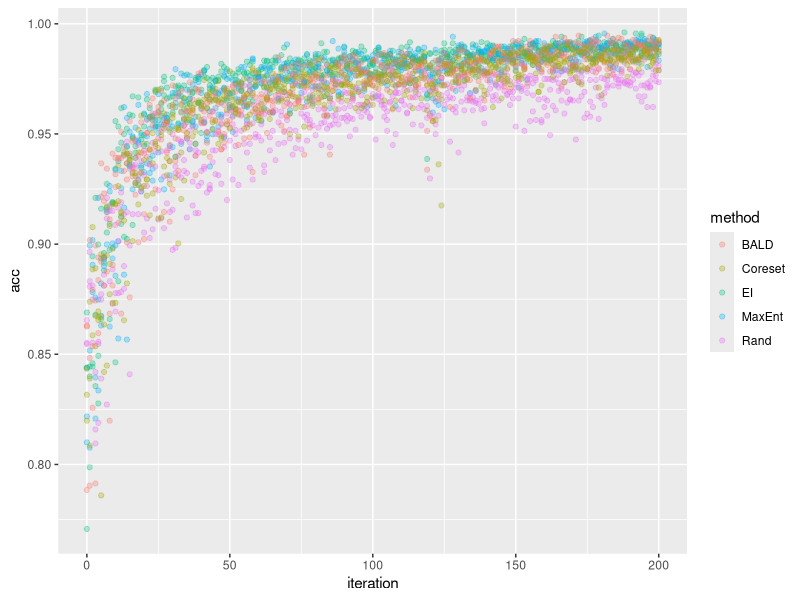
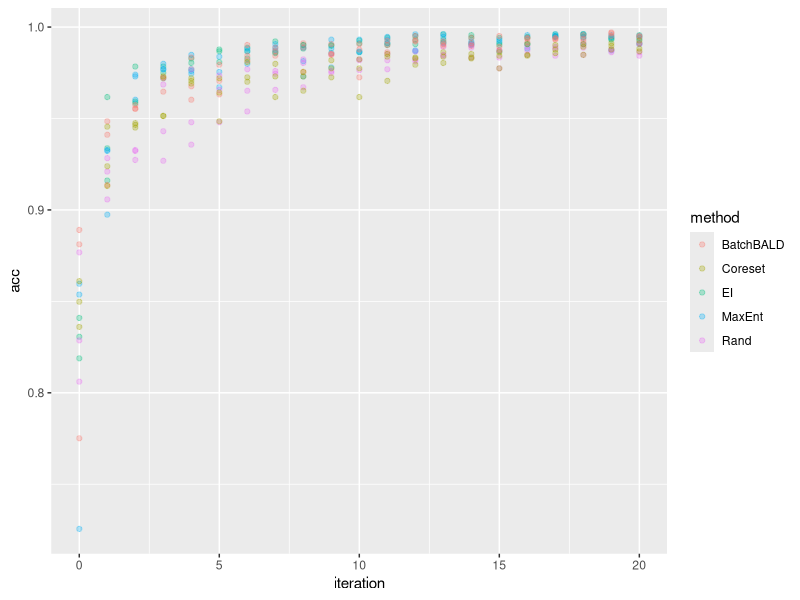
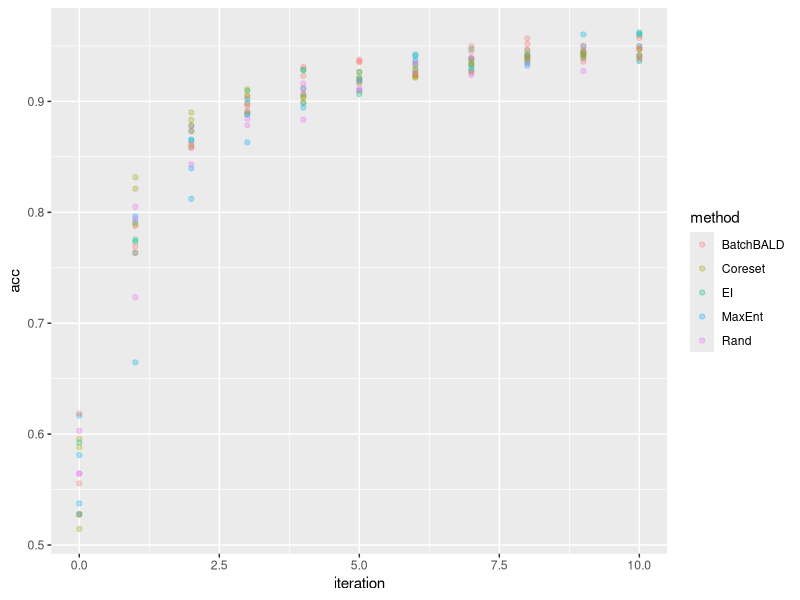

Generate these figures, in order, with R:
## ---- chunk 1
library(readxl)
require(openxlsx)
require(tidyverse)
#dat = read_excel("CNN_AL_Performance.xlsx")
dat = read.xlsx("CNN_AL_Performance.xlsx", 4)
dat %>% rename(iteration = X1)
## ---- chunk 2
tidydat = dat %>% rename(iteration = X1) %>% 
  gather(experiment, acc, -iteration) %>%
  separate(experiment, c("method","metric","dat","rep"), sep= "_") %>% 
  select(-metric, -dat)

tidydat %>% ggplot(aes(iteration, acc, col = method)) + geom_point(alpha=0.3)
## ---- chunk 3
require(lme4)
filt_dat = tidydat %>% filter(method %in% c("EI","MaxEnt")) %>% mutate(iteration = as.factor(iteration))
alt_model = lme4::lmer( acc ~ method + (1|iteration), filt_dat, REML = F )
alt_model
null_model = lme4::lmer( acc ~ (1|iteration), filt_dat, REML = F  )
anova_lmm = anova(alt_model, null_model)
anova_lmm
anova_lmm$`Pr(>Chisq)`[2]
## ---- chunk 4
require(lme4)
filt_dat = tidydat %>% filter(method %in% c("EI","Rand")) %>% mutate(iteration = as.factor(iteration))
alt_model = lme4::lmer( acc ~ method + (1|iteration), filt_dat, REML = F )
alt_model
null_model = lme4::lmer( acc ~ (1|iteration), filt_dat, REML = F  )
anova_lmm = anova(alt_model, null_model)
anova_lmm
anova_lmm$`Pr(>Chisq)`[2]
## ---- chunk 5
require(lme4)
filt_dat = tidydat %>% filter(method %in% c("EI","BALD")) %>% mutate(iteration = as.factor(iteration))
alt_model = lme4::lmer( acc ~ method + (1|iteration), filt_dat, REML = F )
alt_model
null_model = lme4::lmer( acc ~ (1|iteration), filt_dat, REML = F  )
anova_lmm = anova(alt_model, null_model)
anova_lmm
anova_lmm$`Pr(>Chisq)`[2]
## ---- chunk 6
require(lme4)
filt_dat = tidydat %>% filter(method %in% c("EI","Coreset")) %>% mutate(iteration = as.factor(iteration))
alt_model = lme4::lmer( acc ~ method + (1|iteration), filt_dat, REML = F )
alt_model
null_model = lme4::lmer( acc ~ (1|iteration), filt_dat, REML = F  )
anova_lmm = anova(alt_model, null_model)
anova_lmm
anova_lmm$`Pr(>Chisq)`[2]
## ---- chunk 7
library(readxl)
require(openxlsx)
require(tidyverse)
#dat = read_excel("CNN_AL_Performance.xlsx")
dat = read.xlsx("CNN_AL_Performance.xlsx", 5)
dat %>% rename(iteration = X1)
## ---- chunk 8
tidydat = dat %>% rename(iteration = X1) %>% 
  gather(experiment, acc, -iteration) %>%
  separate(experiment, c("method","metric","dat","rep"), sep= "_") %>% 
  select(-metric, -dat)

tidydat %>% ggplot(aes(iteration, acc, col = method)) + geom_point(alpha=0.3)
## ---- chunk 9
require(lme4)
filt_dat = tidydat %>% filter(method %in% c("EI","MaxEnt")) %>% mutate(iteration = as.factor(iteration))
alt_model = lme4::lmer( acc ~ method + (1|iteration), filt_dat, REML = F )
alt_model
null_model = lme4::lmer( acc ~ (1|iteration), filt_dat, REML = F  )
anova_lmm = anova(alt_model, null_model)
anova_lmm
anova_lmm$`Pr(>Chisq)`[2]
## ---- chunk 10
require(lme4)
filt_dat = tidydat %>% filter(method %in% c("EI","Rand")) %>% mutate(iteration = as.factor(iteration))
alt_model = lme4::lmer( acc ~ method + (1|iteration), filt_dat, REML = F )
alt_model
null_model = lme4::lmer( acc ~ (1|iteration), filt_dat, REML = F  )
anova_lmm = anova(alt_model, null_model)
anova_lmm
anova_lmm$`Pr(>Chisq)`[2]
## ---- chunk 11
require(lme4)
filt_dat = tidydat %>% filter(method %in% c("EI","BatchBALD")) %>% mutate(iteration = as.factor(iteration))
alt_model = lme4::lmer( acc ~ method + (1|iteration), filt_dat, REML = F )
alt_model
null_model = lme4::lmer( acc ~ (1|iteration), filt_dat, REML = F  )
anova_lmm = anova(alt_model, null_model)
anova_lmm
anova_lmm$`Pr(>Chisq)`[2]
## ---- chunk 12
require(lme4)
filt_dat = tidydat %>% filter(method %in% c("EI","Coreset")) %>% mutate(iteration = as.factor(iteration))
alt_model = lme4::lmer( acc ~ method + (1|iteration), filt_dat, REML = F )
alt_model
null_model = lme4::lmer( acc ~ (1|iteration), filt_dat, REML = F  )
anova_lmm = anova(alt_model, null_model)
anova_lmm
anova_lmm$`Pr(>Chisq)`[2]
## ---- chunk 13
library(readxl)
require(openxlsx)
require(tidyverse)
#dat = read_excel("CNN_AL_Performance.xlsx")
dat = read.xlsx("CNN_AL_Performance.xlsx", 6)
dat %>% rename(iteration = X1)
## ---- chunk 14
tidydat = dat %>% rename(iteration = X1) %>% 
  gather(experiment, acc, -iteration) %>%
  separate(experiment, c("method","metric","dat","rep"), sep= "_") %>% 
  select(-metric, -dat)

tidydat %>% ggplot(aes(iteration, acc, col = method)) + geom_point(alpha=0.3)
## ---- chunk 15
require(lme4)
filt_dat = tidydat %>% filter(method %in% c("EI","MaxEnt")) %>% mutate(iteration = as.factor(iteration))
alt_model = lme4::lmer( acc ~ method + (1|iteration), filt_dat, REML = F )
alt_model
null_model = lme4::lmer( acc ~ (1|iteration), filt_dat, REML = F  )
anova_lmm = anova(alt_model, null_model)
anova_lmm
anova_lmm$`Pr(>Chisq)`[2]
## ---- chunk 16
require(lme4)
filt_dat = tidydat %>% filter(method %in% c("EI","Rand")) %>% mutate(iteration = as.factor(iteration))
alt_model = lme4::lmer( acc ~ method + (1|iteration), filt_dat, REML = F )
alt_model
null_model = lme4::lmer( acc ~ (1|iteration), filt_dat, REML = F  )
anova_lmm = anova(alt_model, null_model)
anova_lmm
anova_lmm$`Pr(>Chisq)`[2]
## ---- chunk 17
require(lme4)
filt_dat = tidydat %>% filter(method %in% c("EI","BatchBALD")) %>% mutate(iteration = as.factor(iteration))
alt_model = lme4::lmer( acc ~ method + (1|iteration), filt_dat, REML = F )
alt_model
null_model = lme4::lmer( acc ~ (1|iteration), filt_dat, REML = F  )
anova_lmm = anova(alt_model, null_model)
anova_lmm
anova_lmm$`Pr(>Chisq)`[2]
## ---- chunk 18
require(lme4)
filt_dat = tidydat %>% filter(method %in% c("EI","Coreset")) %>% mutate(iteration = as.factor(iteration))
alt_model = lme4::lmer( acc ~ method + (1|iteration), filt_dat, REML = F )
alt_model
null_model = lme4::lmer( acc ~ (1|iteration), filt_dat, REML = F  )
anova_lmm = anova(alt_model, null_model)
anova_lmm
anova_lmm$`Pr(>Chisq)`[2]
